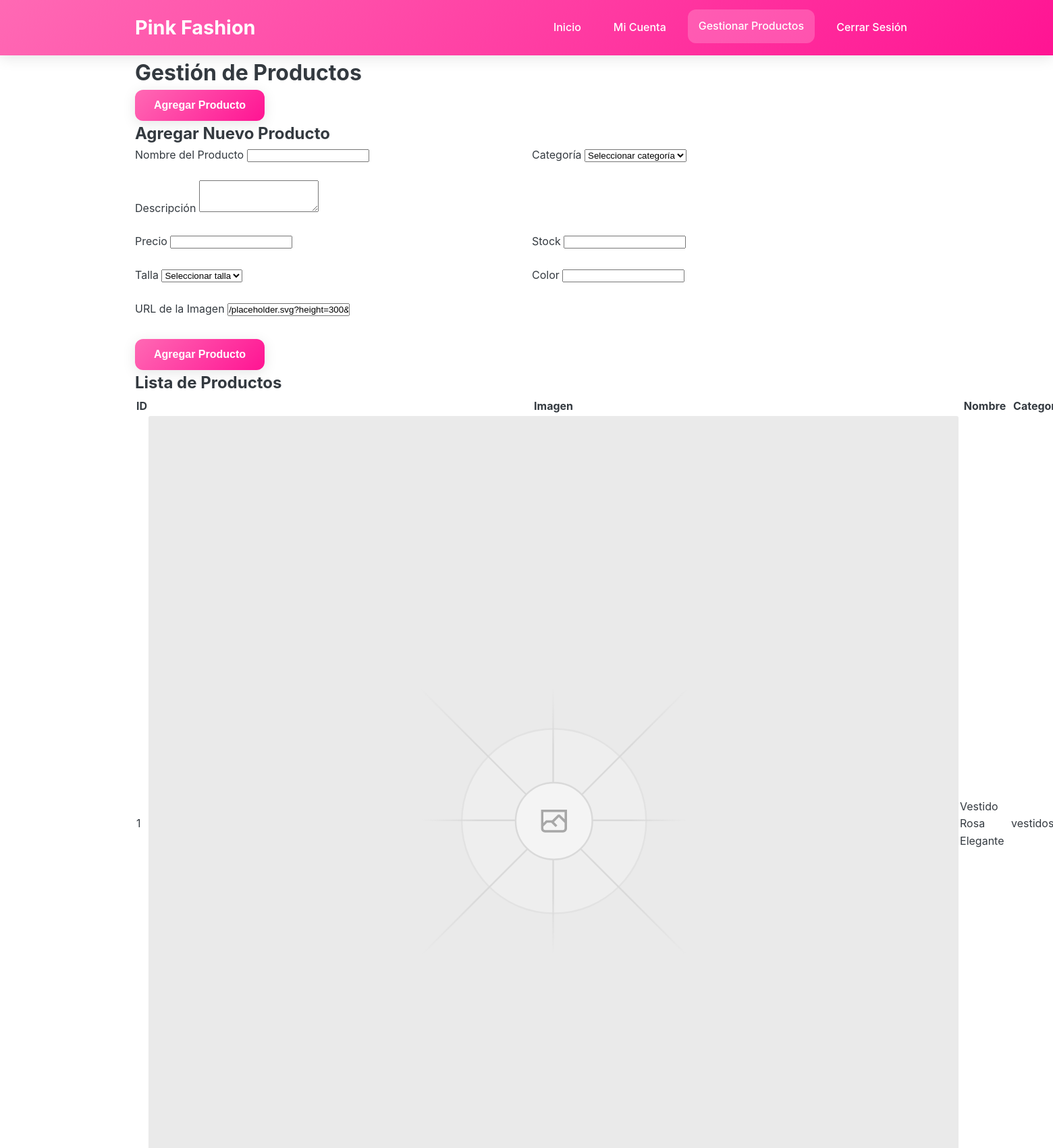
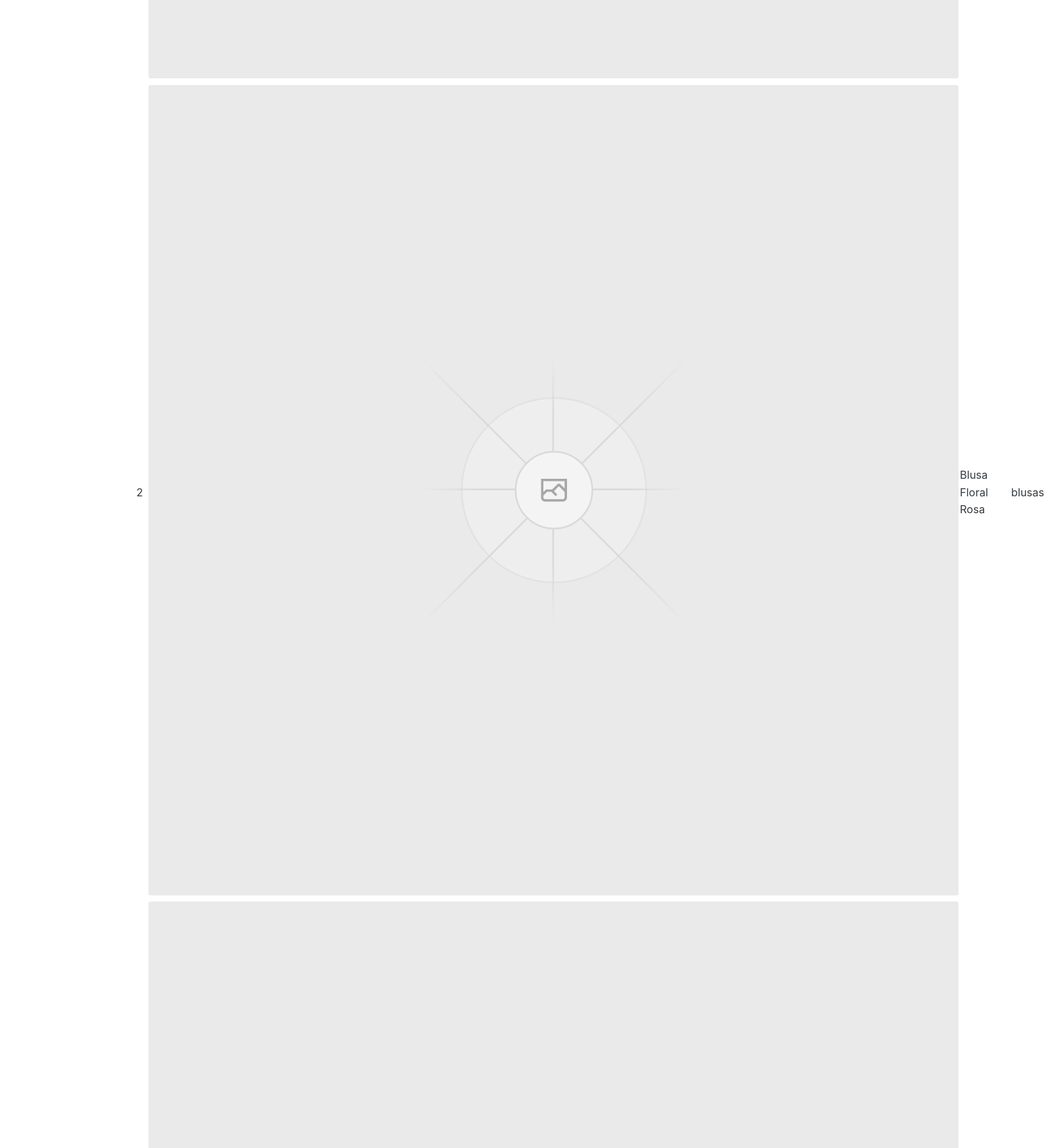
The page /products.php (signed in, upper part) on the database its author committed (2 pictures, top to bottom).
### tables this page shows
CREATE TABLE products (
    id INT AUTO_INCREMENT PRIMARY KEY,
    name VARCHAR(100) NOT NULL,
    description TEXT,
    price DECIMAL(10,2) NOT NULL,
    category VARCHAR(50) NOT NULL,
    size VARCHAR(20),
    color VARCHAR(30),
    stock INT DEFAULT 0,
    image_url VARCHAR(255),
    created_at TIMESTAMP DEFAULT CURRENT_TIMESTAMP,
    updated_at TIMESTAMP DEFAULT CURRENT_TIMESTAMP ON UPDATE CURRENT_TIMESTAMP
);

### products.php (the view, shortened to what this page needs)
<?php
$database = new Database();
$db = $database->getConnection();
$query = "SELECT * FROM products ORDER BY created_at DESC";
$stmt = $db->prepare($query);
$stmt->execute();
$products = $stmt->fetchAll();
$edit_product = null;
?>
<!DOCTYPE html>
<html lang="es">
<head>
    <link rel="stylesheet" href="css/style.css">
</head>
<body>
    <header class="header">
        <nav class="navbar">
            <div class="nav-container">
                <div class="nav-logo">
                    <h1><a href="index.php">Pink Fashion</a></h1>
                </div>
                <ul class="nav-menu">
                    <li><a href="index.php">Inicio</a></li>
                    <li><a href="dashboard.php">Mi Cuenta</a></li>
                    <li><a href="products.php" class="active">Gestionar Productos</a></li>
                    <li><a href="logout.php">Cerrar Sesión</a></li>
                </ul>
            </div>
        </nav>
    </header>
    <main class="products-admin-main">
        <div class="container">
            <div class="admin-header">
                <h1>Gestión de Productos</h1>
                <button class="btn-primary" onclick="toggleProductForm()">
                    <?php echo $edit_product ? 'Cancelar Edición' : 'Agregar Producto'; ?>
                </button>
            </div>
            <div id="productForm" class="product-form-container <?php echo $edit_product ? 'active' : ''; ?>">
                <h2><?php echo $edit_product ? 'Editar Producto' : 'Agregar Nuevo Producto'; ?></h2>
                <form method="POST" class="product-form">
                    <div class="form-row">
                        <div class="form-group">
                            <label for="name">Nombre del Producto</label>
                            <input type="text" id="name" name="name"
                                   value="<?php echo $edit_product ? htmlspecialchars($edit_product['name']) : ''; ?>" required>
                        </div>
                        <div class="form-group">
                            <label for="category">Categoría</label>
                            <select id="category" name="category" required>
                                <option value="">Seleccionar categoría</option>
                            </select>
                        </div>
                    </div>
                    <div class="form-group">
                        <label for="description">Descripción</label>
                        <textarea id="description" name="description" rows="3"><?php echo $edit_product ? htmlspecialchars($edit_product['description']) : ''; ?></textarea>
                    </div>
                    <div class="form-row">
                        <div class="form-group">
                            <label for="price">Precio</label>
                            <input type="number" id="price" name="price" step="0.01" min="0"
                                   value="<?php echo $edit_product ? $edit_product['price'] : ''; ?>" required>
                        </div>
                        <div class="form-group">
                            <label for="stock">Stock</label>
                            <input type="number" id="stock" name="stock" min="0"
                                   value="<?php echo $edit_product ? $edit_product['stock'] : ''; ?>">
                        </div>
                    </div>
                    <div class="form-row">
                        <div class="form-group">
                            <label for="size">Talla</label>
                            <select id="size" name="size">
                                <option value="">Seleccionar talla</option>
                            </select>
                        </div>
                        <div class="form-group">
                            <label for="color">Color</label>
                            <input type="text" id="color" name="color"
                                   value="<?php echo $edit_product ? htmlspecialchars($edit_product['color']) : ''; ?>">
                        </div>
                    </div>
                    <div class="form-group">
                        <label for="image_url">URL de la Imagen</label>
                        <input type="url" id="image_url" name="image_url"
                               value="<?php echo $edit_product ? htmlspecialchars($edit_product['image_url']) : '/placeholder.svg?height=300&width=250'; ?>">
                    </div>
                    <div class="form-actions">
                        <button type="submit" class="btn-primary">
                            <?php echo $edit_product ? 'Actualizar Producto' : 'Agregar Producto'; ?>
                        </button>
                    </div>
                </form>
            </div>
            <div class="products-table-container">
                <h2>Lista de Productos</h2>
                <div class="table-responsive">
                    <table class="products-table">
                        <thead>
                            <tr>
                                <th>ID</th>
                                <th>Imagen</th>
                                <th>Nombre</th>
                                <th>Categoría</th>
                            </tr>
                        </thead>
                        <tbody>
                            <?php foreach ($products as $product): ?>
                                <tr>
                                    <td><?php echo $product['id']; ?></td>
                                    <td>
                                        <img src="<?php echo htmlspecialchars($product['image_url']); ?>"
                                             alt="<?php echo htmlspecialchars($product['name']); ?>"
                                             class="product-thumbnail">
                                    </td>
                                    <td><?php echo htmlspecialchars($product['name']); ?></td>
                                    <td><?php echo htmlspecialchars($product['category']); ?></td>
                                </tr>
                            <?php endforeach; ?>
                        </tbody>
                    </table>
                </div>
            </div>
        </div>
    </main>
</body>
</html>

### css/style.css (style rules this page uses)
* { margin: 0; padding: 0; box-sizing: border-box; }
:root { --primary-pink: #ff69b4; --secondary-pink: #ffb6c1; --light-pink: #ffc0cb; --dark-pink: #c71585; --accent-pink: #ff1493; --gradient-pink: linear-gradient(135deg, #ff69b4, #ff1493); --gradient-light: linear-gradient(135deg, #ffc0cb, #ffb6c1); --white: #ffffff; --light-gray: #f8f9fa; --gray: #6c757d; --dark-gray: #343a40; --success: #28a745; --error: #dc3545; --warning: #ffc107; --shadow: 0 4px 20px rgba(0, 0, 0, 0.1); --shadow-hover: 0 8px 30px rgba(0, 0, 0, 0.15); --border-radius: 12px; --transition: all 0.3s cubic-bezier(0.4, 0, 0.2, 1); --font-primary: "Inter", -apple-system, BlinkMacSystemFont, sans-serif; }
body { font-family: var(--font-primary); line-height: 1.6; color: var(--dark-gray); background-color: var(--white); overflow-x: hidden; }
.container { max-width: 1200px; margin: 0 auto; padding: 0 20px; }
.header { background: var(--gradient-pink); box-shadow: var(--shadow); position: sticky; top: 0; z-index: 1000; backdrop-filter: blur(10px); }
.navbar { padding: 1rem 0; }
.nav-container { display: flex; justify-content: space-between; align-items: center; max-width: 1200px; margin: 0 auto; padding: 0 20px; }
.nav-logo { display: flex; align-items: center; gap: 0.5rem; }
.nav-logo h1 { color: var(--white); font-size: 1.8rem; font-weight: 700; }
.nav-logo a { color: var(--white); text-decoration: none; }
.nav-menu { display: flex; list-style: none; gap: 1rem; }
.nav-menu a { color: var(--white); text-decoration: none; font-weight: 500; transition: var(--transition); padding: 0.75rem 1rem; border-radius: var(--border-radius); display: flex; align-items: center; gap: 0.5rem; position: relative; }
.nav-menu a:hover, .nav-menu a.active { background-color: rgba(255, 255, 255, 0.2); transform: translateY(-2px); }
.btn-primary, .btn-secondary, .btn-outline { padding: 14px 28px; border: none; border-radius: var(--border-radius); font-size: 1rem; font-weight: 600; cursor: pointer; text-decoration: none; display: inline-flex; align-items: center; gap: 0.5rem; transition: var(--transition); text-align: center; position: relative; overflow: hidden; }
.btn-primary { background: var(--gradient-pink); color: var(--white); box-shadow: var(--shadow); }
.btn-primary::before { content: ""; position: absolute; top: 0; left: -100%; width: 100%; height: 100%; background: linear-gradient(90deg, transparent, rgba(255, 255, 255, 0.2), transparent); transition: left 0.5s; }
.form-group { margin-bottom: 1.5rem; }
.form-row { display: grid; grid-template-columns: 1fr 1fr; gap: 1rem; }
.form-actions { margin-top: 2rem; }
a, button, input, textarea, select { transition: var(--transition); }

### rows shown on the page
products: id "1", image_url (placeholder picture), name "Vestido Rosa Elegante", category "vestidos"
products: id "2", image_url (placeholder picture), name "Blusa Floral Rosa", category "blusas"
products: image_url (placeholder picture)
